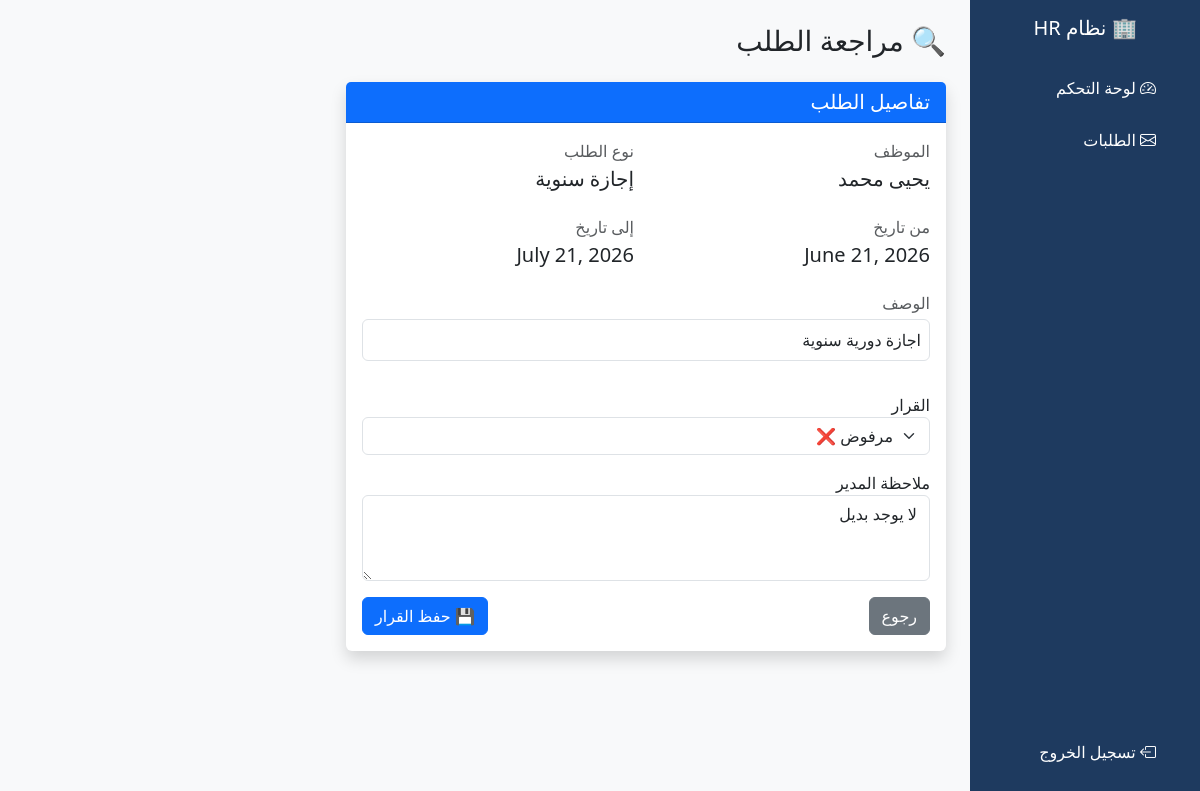
The app's page /requests/2/update/ (signed in) with its own data.
### employees/models.py (models this page shows, shortened)
class Request(models.Model):
    REQUEST_TYPES = [
        ('vacation', 'إجازة سنوية'),
        ('sick', 'إجازة مرضية'),
        ('advance', 'سلفة'),
        ('certificate', 'شهادة عمل'),
        ('attendance', 'تعديل حضور'),
        ('other', 'أخرى'),
    ]
    STATUS_CHOICES = [
        ('pending', 'قيد الانتظار'),
        ('approved', 'موافق'),
        ('rejected', 'مرفوض'),
    ]
    employee = models.ForeignKey(Employee, on_delete=models.CASCADE)
    request_type = models.CharField(max_length=20, choices=REQUEST_TYPES)
    status = models.CharField(max_length=10, choices=STATUS_CHOICES, default='pending')
    description = models.TextField()
    start_date = models.DateField(null=True, blank=True)
    end_date = models.DateField(null=True, blank=True)
    created_at = models.DateTimeField(auto_now_add=True)
    manager_note = models.TextField(blank=True)

class Employee(models.Model):
    name = models.CharField(max_length=100)
    email = models.EmailField(unique=True)
    phone = models.CharField(max_length=20)
    department = models.CharField(max_length=50)
    position = models.CharField(max_length=50)
    salary = models.DecimalField(max_digits=10, decimal_places=2)
    hire_date = models.DateField()
    is_active = models.BooleanField(default=True)
    shift = models.ForeignKey(Shift, on_delete=models.SET_NULL, null=True, blank=True)
    user = models.OneToOneField(User, on_delete=models.SET_NULL, null=True, blank=True)

### employees/views.py (the view)
# urls.py: path('requests/<int:pk>/update/', views.request_update, name='request_update'),
@login_required
def request_update(request, pk):
    if not request.user.is_staff:
        return redirect('request_list')
    req = get_object_or_404(Request, pk=pk)
    if request.method == 'POST':
        req.status = request.POST.get('status')
        req.manager_note = request.POST.get('manager_note')
        req.save()
        return redirect('request_list')
    return render(request, 'employees/request_update.html', {'req': req})

### employees/templates/employees/request_update.html (shortened to what this page needs)
<!DOCTYPE html>
<html lang="ar" dir="rtl">
<head>
    <link href="https://cdn.jsdelivr.net/npm/bootstrap@5.3.0/dist/css/bootstrap.min.css" rel="stylesheet">
    <link href="https://cdn.jsdelivr.net/npm/bootstrap-icons@1.10.0/font/bootstrap-icons.css" rel="stylesheet">
</head>
<body class="bg-light">
<div class="d-flex">
    <div class="sidebar p-3" style="width: 230px;">
        <h5 class="text-white text-center mb-4">🏢 نظام HR</h5>
        <a href="{% url 'dashboard' %}"><i class="bi bi-speedometer2 me-2"></i> لوحة التحكم</a>
        <a href="{% url 'request_list' %}"><i class="bi bi-envelope me-2"></i> الطلبات</a>
        <a href="{% url 'logout' %}" style="position: absolute; bottom: 20px;">
            <i class="bi bi-box-arrow-left me-2"></i> تسجيل الخروج
        </a>
    </div>
    <div class="flex-grow-1 p-4">
        <h3 class="mb-4">🔍 مراجعة الطلب</h3>
        <div class="card shadow border-0" style="max-width: 600px;">
            <div class="card-header bg-primary text-white">
                <h5 class="mb-0">تفاصيل الطلب</h5>
            </div>
            <div class="card-body">
                <div class="row mb-3">
                    <div class="col-md-6">
                        <p class="text-muted mb-1">الموظف</p>
                        <h5>{{ req.employee.name }}</h5>
                    </div>
                    <div class="col-md-6">
                        <p class="text-muted mb-1">نوع الطلب</p>
                        <h5>{{ req.get_request_type_display }}</h5>
                    </div>
                    <div class="col-md-6 mt-3">
                        <p class="text-muted mb-1">من تاريخ</p>
                        <h5>{{ req.start_date|default:"-" }}</h5>
                    </div>
                    <div class="col-md-6 mt-3">
                        <p class="text-muted mb-1">إلى تاريخ</p>
                        <h5>{{ req.end_date|default:"-" }}</h5>
                    </div>
                    <div class="col-12 mt-3">
                        <p class="text-muted mb-1">الوصف</p>
                        <p class="border rounded p-2">{{ req.description }}</p>
                    </div>
                </div>
                <form method="post">
                    <div class="mb-3">
                        <label>القرار</label>
                        <select name="status" class="form-select" required>
                            <option value="rejected" {% if req.status == 'rejected' %}selected{% endif %}>مرفوض ❌</option>
                        </select>
                    </div>
                    <div class="mb-3">
                        <label>ملاحظة المدير</label>
                        <textarea name="manager_note" class="form-control" rows="3"
                                  placeholder="أضف ملاحظة للموظف">{{ req.manager_note }}</textarea>
                    </div>
                    <div class="d-flex justify-content-between">
                        <a href="{% url 'request_list' %}" class="btn btn-secondary">رجوع</a>
                        <button type="submit" class="btn btn-primary">💾 حفظ القرار</button>
                    </div>
                </form>
            </div>
        </div>
    </div>
</div>
</body>
</html>

### employees/templates/employees/request_update.html (style rules this page uses)
.sidebar { min-height: 100vh; background: #1e3a5f; }
.sidebar a { color: #fff; text-decoration: none; display: block; padding: 12px 20px; border-radius: 8px; margin: 4px 0; }

### records on screen
Request: employee.name "يحيى محمد", request_type "إجازة سنوية", start_date "June 21, 2026", end_date "July 21, 2026", description "اجازة دورية سنوية", status "مرفوض ❌", manager_note "لا يوجد بديل"
